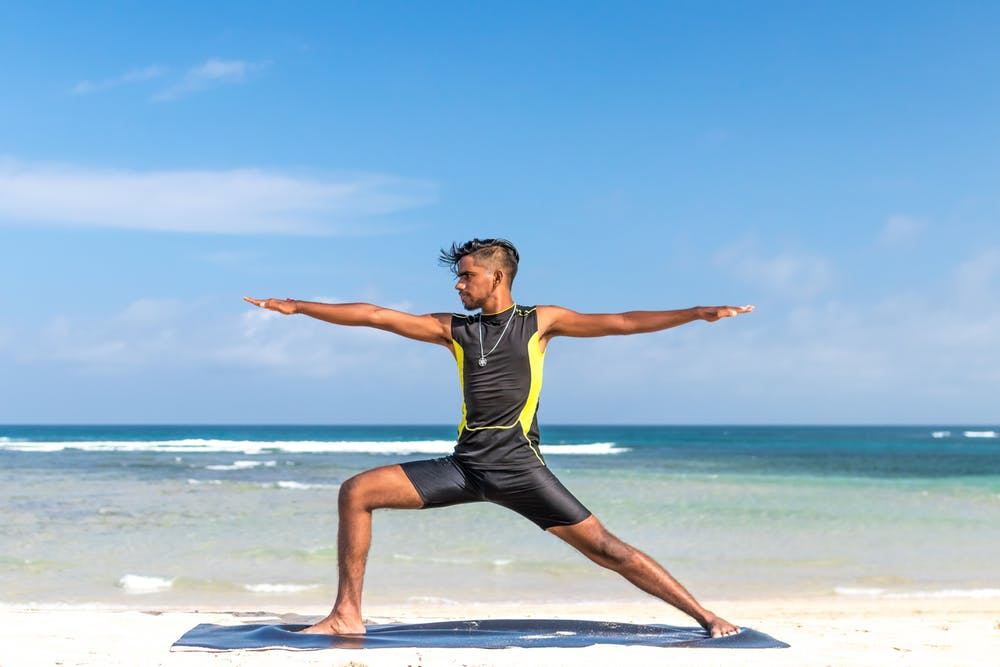
#> input picture example/fixtures/pose.jpg, 1000 x 667 px
$ python generate-orientation-fixtures.py
#> lines starting #> are read from the running program, lines starting #| are printed output that depends on the picture
"""Generate EXIF and source-size fixtures.

Requires Pillow 11.3.0: python3 -m pip install Pillow==11.3.0
"""
from pathlib import Path
from PIL import Image, ImageOps

fixtures = Path(__file__).resolve().parent.parent / "example" / "fixtures"
transforms = {
    2: Image.Transpose.FLIP_LEFT_RIGHT,
    3: Image.Transpose.ROTATE_180,
    4: Image.Transpose.FLIP_TOP_BOTTOM,
    5: Image.Transpose.TRANSPOSE,
    6: Image.Transpose.ROTATE_90,
    7: Image.Transpose.TRANSVERSE,
    8: Image.Transpose.ROTATE_270,
}
with Image.open(fixtures / "pose.jpg") as source:
#> source is the input picture: PIL image 1000x667 RGB; mean R, G, B 147.4, 182.3, 209.9
    for orientation, transform in transforms.items():
        stored = source.transpose(transform)
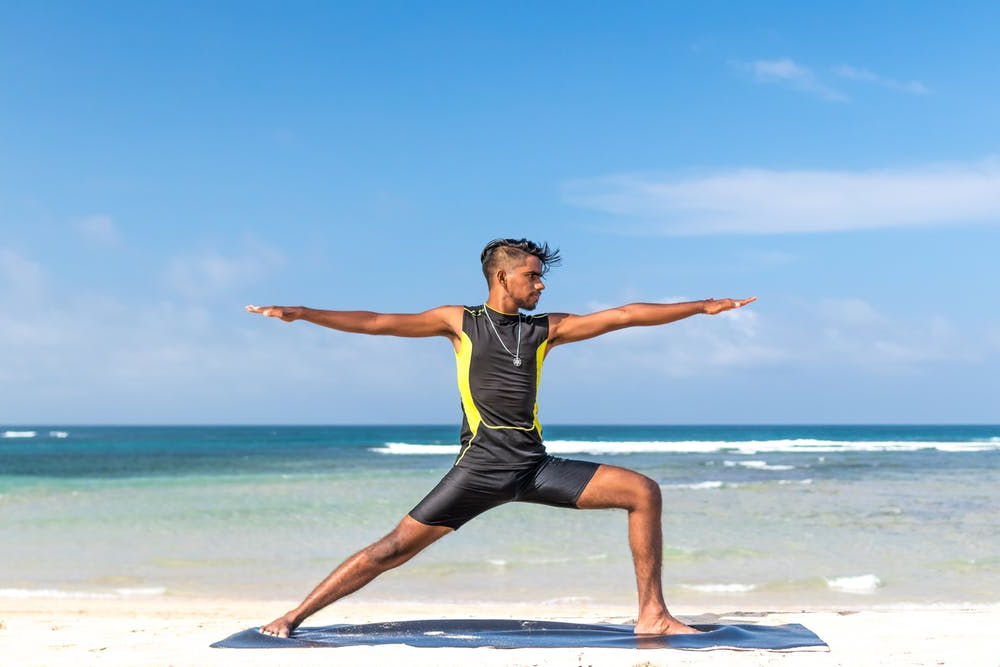
#> stored: PIL image 1000x667 RGB; mean R, G, B 147.4, 182.3, 209.9
        exif = Image.Exif()
        exif[274] = orientation
        output = fixtures / f"pose-exif-{orientation}.jpg"
        stored.save(output, quality=95, subsampling=0, exif=exif)
        with Image.open(output) as encoded:
            assert encoded.getexif()[274] == orientation
            assert ImageOps.exif_transpose(encoded).size == source.size

Image.new("RGB", (5000, 4000)).save(fixtures / "oversized.png")
